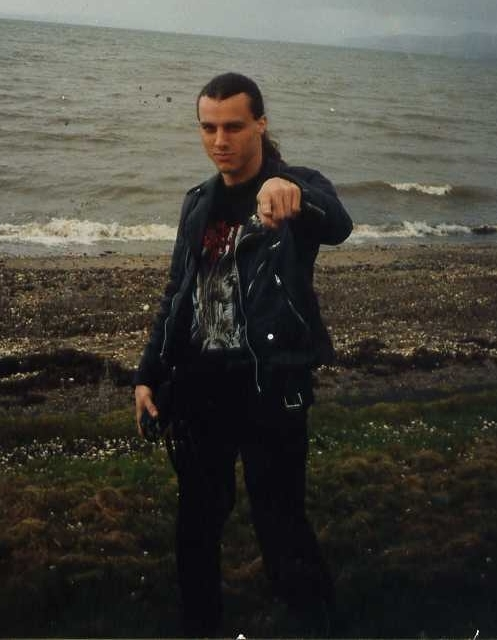
#> input picture test 1 face.jpg, 497 x 640 px
$ python face_seeker.py
#> lines starting #> are read from the running program, lines starting #| are printed output that depends on the picture
#> the answer given: test 1 face.jpg
### img_search.py
from datetime import datetime

import json
import requests


# [4 lines left out: function save_to_file, not called in this run]


def img_search(faceimg):
    # upload img on server
    image_url = None

    url = 'https://uguu.se/upload.php'
    print(f"\033[1mUploading\033[0m {faceimg}...")

    with open(faceimg, 'rb') as file:
        data = {'files[]': (file.name, file)}
        response = requests.post(url, files=data)

    if response.status_code == 200:
        service_data = response.json()
        image_url = service_data['files'][0]['url']
        print(service_data['files'][0]['url'])

    # search code

    if image_url is not None:
        url = "https://reverse-image-search-by-copyseeker.p.rapidapi.com/"

        querystring = {"imageUrl": image_url}

        with open("api_key.txt", "r", encoding="utf-8") as file:
            api_key = file.read()

        with open("host.txt", "r", encoding="utf-8") as file:
            host = file.read()

        headers = {
            "X-RapidAPI-Key": api_key,
            "X-RapidAPI-Host": host
        }

        response = requests.get(url, headers=headers, params=querystring)

        # show results

        if response.status_code == 200:
            data = response.json()
            with open(f"{faceimg}_dump.json", "w", encoding="utf-8") as file:
                json.dump(data, file, ensure_ascii=False, indent=4)

            data_str = json.dumps(data, ensure_ascii=False, indent=4)
            timestamp = f"Timestamp: {str(datetime.now().replace(microsecond=0))}"
            result_header = f"Result for {faceimg}:"
            save_to_file([timestamp, result_header, data_str, "\n"], "search_log.txt")

            page_urls = [page['Url'] for page in data['Pages']]
            entities = [page['Description'] for page in data['Entities']]
            similar_urls = data['VisuallySimilar']

            print(f"\033[1mResult for\033[0m {faceimg}:")

            print("\033[1mUrls:\033[0m")
            for number, url in enumerate(page_urls, start=1):
                print(f"\033[1m{number}.\033[0m {url}")

            print("\n\033[1mEntities:\033[0m")
            for number, text in enumerate(entities, start=1):
                print(f"\033[1m{number}.\033[0m {text}")

            print("\n\033[1mVisually similar img urls:\033[0m")
            for number, url in enumerate(similar_urls, start=1):
                print(f"\033[1m{number}.\033[0m {url}")

            print(f"\n\033[1mEnd of\033[0m {faceimg} \033[1msearch\033[0m")
            print()

        else:
            print(f"Error sending request: {response.status_code}")
    else:
        print(f"Error loading img: {response.status_code}")

### face_seeker.py
import tkinter as tk
from tkinter import filedialog

import cv2
import os

from img_search import img_search


class Colour:
    Green = "\u001b[32m"
    Yellow = "\u001b[33m"
    Blue = "\u001b[34m"
    Magenta = "\u001b[35m"
    White = "\u001b[37m"
    Red = "\u001b[31m"


os.system('cls' if os.name == 'nt' else 'clear')
print(Colour.Magenta + "\033[1m▒▒▒▒▒ FACE SEEKER ▒▒▒▒▒\033[0m")
print()

face_cascade = cv2.CascadeClassifier()

# face_cascade.load('haarcascade_frontalface_default.xml')
face_cascade.load('haarcascade_frontalface_default2.xml')


# face_cascade.load('haarcascade_profileface.xml')

def detect(image):
#> called with image = 'test 1 face.jpg'
    global face_cascade

    img = cv2.imread(image)
#> img is the input picture: shape (640, 497, 3); mean B, G, R 58.9, 66.4, 68.2

    if img is None:
        print("Could not read image.")

    def rectangle_text_contour(place, text, x_axis, y_axis):
        font = cv2.FONT_HERSHEY_SIMPLEX
        text_size, _ = cv2.getTextSize(text, font, 1.1, 2)
        text_length, text_height = text_size
        cv2.putText(place, text, (x_axis, y_axis + text_height), font, 1.1, (0, 0, 0), 3)
        cv2.putText(place, text, (x_axis, y_axis + text_height), font, 1.1, (255, 255, 255), 2)

    frame_bw = cv2.cvtColor(img, cv2.COLOR_BGR2GRAY)
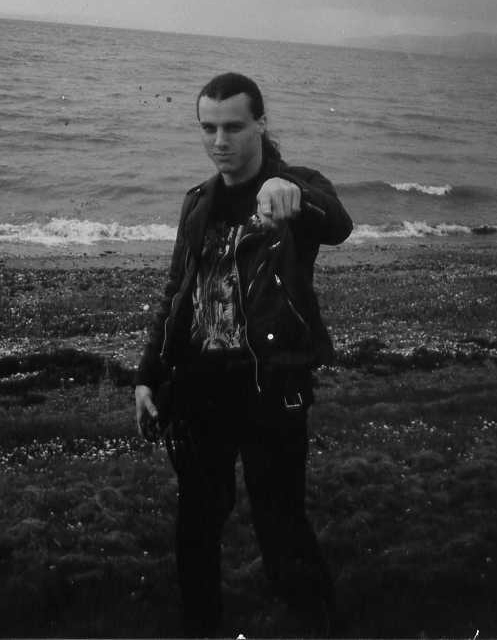
#> frame_bw: shape (640, 497); min 0, max 255, mean 66.1
    faces = face_cascade.detectMultiScale(frame_bw, scaleFactor=1.3,
                                          minNeighbors=8)  # regulate recognition parameters here
#> faces = [[186, 100, 72, 72]]

    num = 1

    img_h, img_w, _ = img.shape
#> img_h = 640; img_w = 497
    fix_width = 650
    rel_height = int(fix_width * (img_h / img_w))
#> rel_height = 837
    drawing_coef = fix_width / img_w
#> drawing_coef = 1.31
    img_resized = cv2.resize(img, (fix_width, rel_height))  # resized image, purely for displaying

    for (x, y, w, h) in faces:
        y1 = round(y * 0.85)  # regulate how to widen space around the face here
        y2 = round((y + h) * 1.15)
        x1 = round(x * 0.85)
        x2 = round((x + w) * 1.15)
        captured_face_img = img[y1:y2, x1:x2]
        captured_filename = f"face{num}.jpg"
        cv2.imwrite(captured_filename, captured_face_img)

        img_search(captured_filename)  # search funcrion

        x1_rs = round(x * drawing_coef)  # coordinates for rectangle on resized image
        x2_rs = round((x + w) * drawing_coef)
        y1_rs = round(y * drawing_coef)
        y2_rs = round((y + h) * drawing_coef)
        cv2.rectangle(img_resized, (x1_rs, y1_rs), (x2_rs, y2_rs), (0, 255, 0), 2)
        rectangle_text_contour(img_resized, str(num), x1_rs, y2_rs)

        os.remove(captured_filename)

        num += 1
#> this loop made 1 pass
#> (x, y, w, h, y1, y2, x1, x2) on pass 1: (186, 100, 72, 72, 85, 198, 158, 297)
#> (printed output is left out)
#> pass 1, in detect, `captured_face_img = img[y1:y2, x1:x2]`:
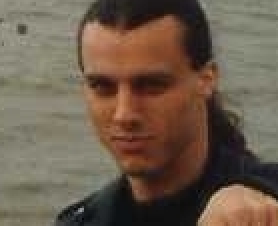
#> captured_face_img: shape (113, 139, 3) (shown 2 times larger); mean B, G, R 76.4, 92.2, 109.3
#> after the loop, num = 1

    cv2.imshow("Face Seeker", img_resized)

    cv2.waitKey(0)
    cv2.destroyAllWindows()


def open_file_dialog():
    root = tk.Tk()
    root.withdraw()

    filepath = filedialog.askopenfilename(filetypes=[("Image files", "*.jpg *.jpeg *.png *.bmp *.gif *.tiff")])
    if filepath:
        # filepath = filepath.encode('utf-8').decode('utf-8') # trying to make it recognize paths with cyrillic chars correctly
        # filepath = os.path.normpath(filepath)
        if filepath:
            # print(f"Path: {filepath}") # debug
            detect(str(filepath))
#> (the call stopped at in img_search, `response = requests.post(url, files=data)`: requests is not available in this run)
        else:
            print("Path doesn't exist.")


try:
    open_file_dialog()
except Exception as e:
    print(f"\033[1mError:\033[0m {e}")

$ run again, on screen1.png
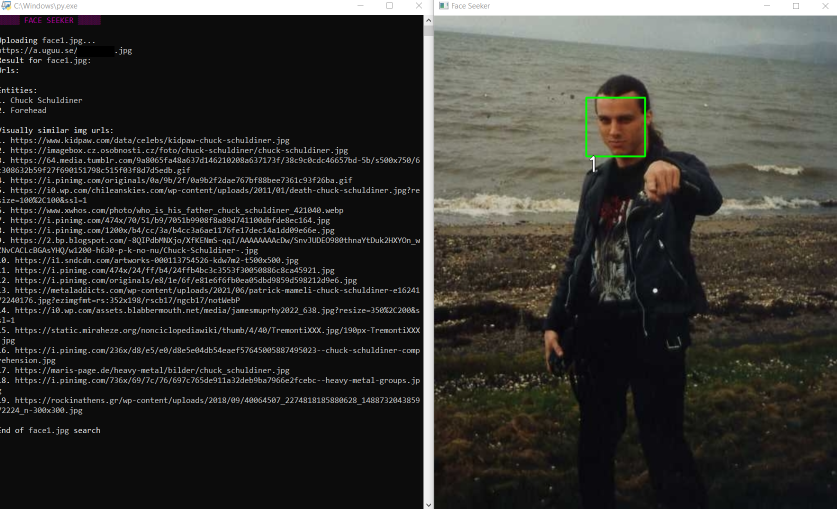
#> input picture screen1.png, 1673 x 1017 px (shown at 1/2 size)
#> in detect, img is the input picture: shape (1017, 1673, 3); mean B, G, R 50.4, 54.3, 55.1
#> faces = [[1178, 200, 108, 108]]
#> in detect, `img_resized = cv2.resize(img, (fix_width, rel_height))`:
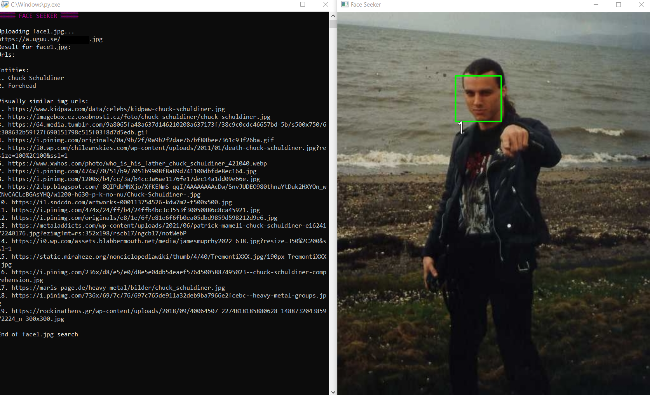
#> img_resized: shape (395, 650, 3); mean B, G, R 50.5, 54.4, 55.2
#> the loop in detect, `for (x, y, w, h) in faces:` made 1 pass
#> (x, y, w, h, y1, y2, x1, x2) on pass 1: (1178, 200, 108, 108, 170, 354, 1001, 1479)
#> (printed output is left out)
#> pass 1, in detect, `captured_face_img = img[y1:y2, x1:x2]`:
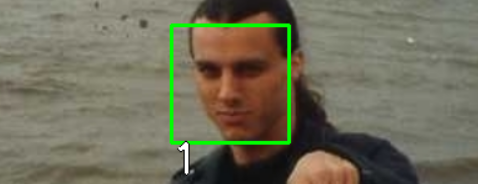
#> captured_face_img: shape (184, 478, 3); mean B, G, R 90.3, 110.1, 112.8
#> after the loop in detect, `for (x, y, w, h) in faces:`: num = 1
